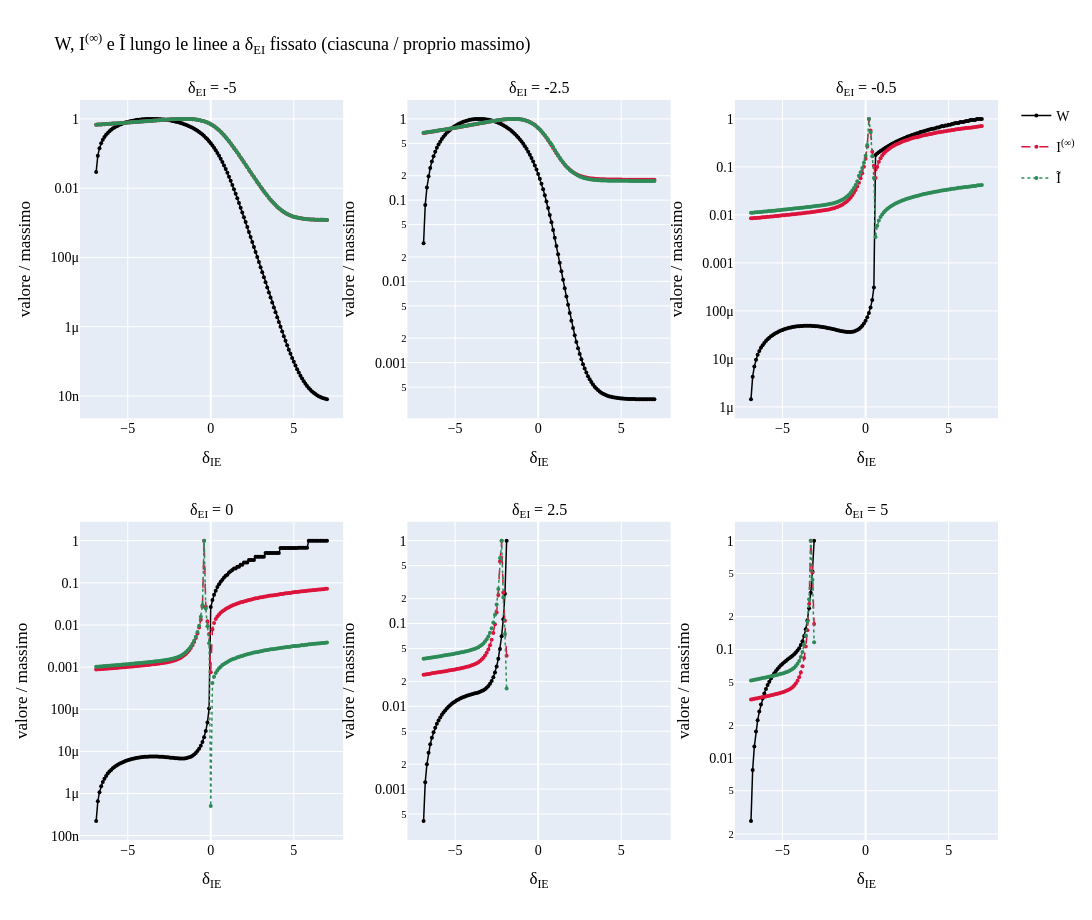
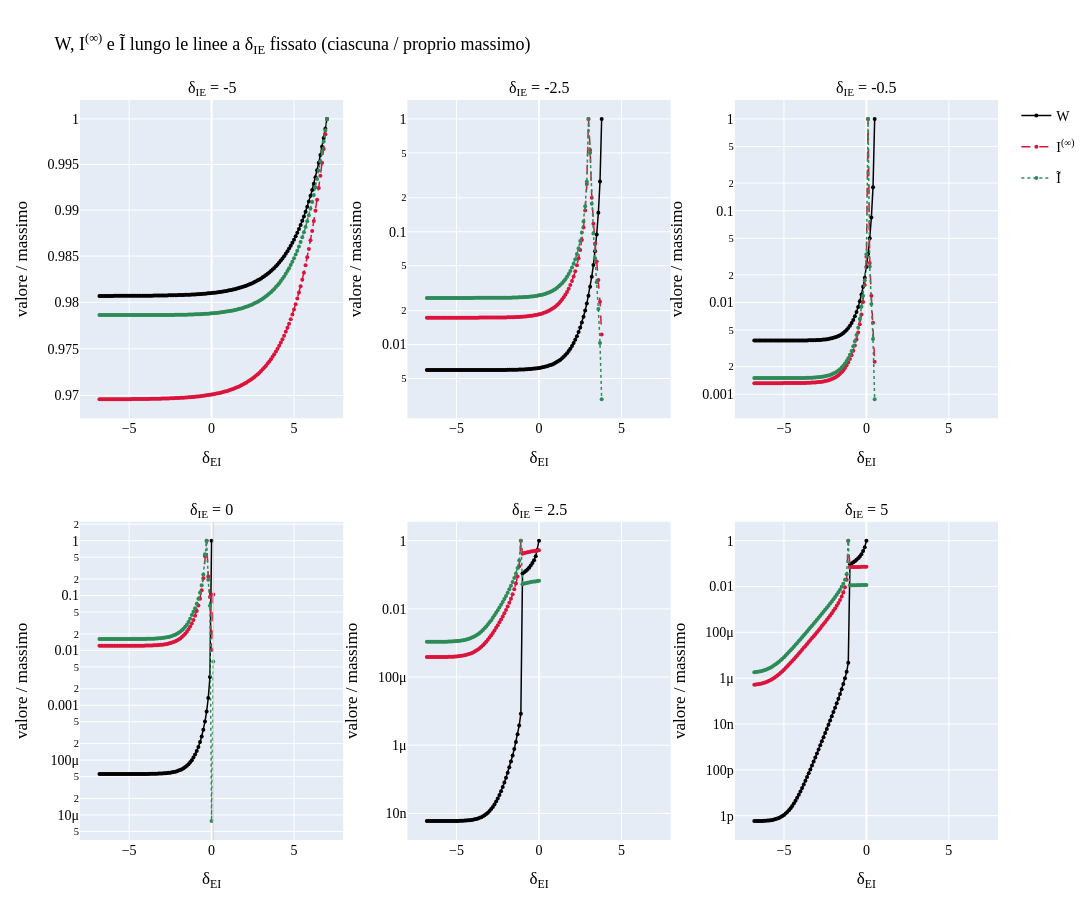

Write notebook code for charts like these, in order.
### Markdown cell above
### 4.1 $W$, $I^{(\infty)}$ e $\tilde I$

### Code cell
def W_lungo_linea(res):
    # Valori di W nei punti di una linea
    return np.array([W[i, j] for (i, j) in res["punti"]])


def plot_confronto_W(results, targets, xlabel, legend_prefix, nome_file):
    # Un pannello per linea: W, I^(inf), I_tilde, ciascuna divisa per il proprio
    # massimo lungo la linea (cosi' quantita' con unita' diverse stanno sulla stessa scala)
    n_cols = 3
    n_rows = int(np.ceil(len(targets) / n_cols))
    fig = make_subplots(rows=n_rows, cols=n_cols,
                        subplot_titles=[f"{legend_prefix} = {t:g}" for t in targets],
                        horizontal_spacing=0.07, vertical_spacing=0.14)
    serie = [("W", "black", "solid"), ("I", "crimson", "dash"), ("I_tilde", "seagreen", "dot")]
    nomi = {"W": "W", "I": "I<sup>(∞)</sup>", "I_tilde": "Ĩ"}

    for idx, target in enumerate(targets):
        row, col = idx // n_cols + 1, idx % n_cols + 1
        res = results[target]
        order = np.argsort(res["var_vals"])
        xv = res["var_vals"][order]
        valori = {"W": W_lungo_linea(res)[order], "I": res["I"][order], "I_tilde": res["I_tilde"][order]}

        for chiave, colore, stile in serie:
            v = np.where(np.isfinite(valori[chiave]) & (valori[chiave] > 0), valori[chiave], np.nan)
            if np.all(np.isnan(v)):
                continue
            fig.add_trace(go.Scatter(
                x=xv, y=v / np.nanmax(v), mode="lines+markers",
                line=dict(color=colore, dash=stile, width=1.5), marker=dict(size=4, color=colore),
                name=nomi[chiave], legendgroup=chiave, showlegend=(idx == 0),
                customdata=valori[chiave],
                hovertemplate=(f"{nomi[chiave]}<br>{xlabel}=%{{x:.3g}}<br>valore=%{{customdata:.4g}}"
                               "<br>(normalizzato %{y:.3g})<extra></extra>"),
            ), row=row, col=col)

        # Linee verticali grigie nei punti con W = inf
        for xi in xv[np.isinf(valori["W"])]:
            fig.add_vline(x=xi, line=dict(color="lightgray", width=1), row=row, col=col)

        fig.update_xaxes(title_text=xlabel, row=row, col=col)
        fig.update_yaxes(title_text="valore / massimo", type="log", row=row, col=col)

    fig.update_layout(title=f"W, I<sup>(∞)</sup> e Ĩ lungo le linee a {legend_prefix} fissato (ciascuna / proprio massimo)",
                      height=420 * n_rows + 80, width=1500, **ARTICLE_LAYOUT)
    salva_figura(fig, nome_file)


plot_confronto_W(results_dei, valori_dei, "δ<sub>IE</sub>", "δ<sub>EI</sub>", "confronto_W_delta_EI")
plot_confronto_W(results_die, valori_die, "δ<sub>EI</sub>", "δ<sub>IE</sub>", "confronto_W_delta_IE")


# Correlazione di rango di Spearman tra W e I, linea per linea
# (solo punti dove W, I^(inf) e I_tilde sono tutti finiti).
# Spearman misura se due quantita' crescono e calano insieme (ordine dei valori),
# non se sono proporzionali.
rows = []
for nome, results in [("delta_EI", results_dei), ("delta_IE", results_die)]:
    for target, res in results.items():
        df = pd.DataFrame({"W": W_lungo_linea(res), "I": res["I"], "I_tilde": res["I_tilde"]})
        df = df[np.isfinite(df).all(axis=1)]
        rows.append({
            "linea": f"{nome} = {target}",
            "n punti": len(df),
            "Spearman(W, I_inf)": df["W"].corr(df["I"], method="spearman") if len(df) > 2 else np.nan,
            "Spearman(W, I_tilde)": df["W"].corr(df["I_tilde"], method="spearman") if len(df) > 2 else np.nan,
        })
print("Correlazione di rango tra W e le due versioni di I, linea per linea:")
display(pd.DataFrame(rows).round(3))

### Figure 1 — Plotly figure (JSON) as saved in the notebook; plotly's stock layout.template omitted (floating-point values rounded to 4 significant figures; data arrays with more than 128 entries replaced by an {"elided": "..."} marker saying what was removed)
{"data": [{"customdata": {"elided": "140 float values"}, "hovertemplate": "W<br>δ<sub>IE</sub>=%{x:.3g}<br>valore=%{customdata:.4g}<br>(normalizzato %{y:.3g})<extra></extra>", "legendgroup": "W", "line": {"color": "black", "dash": "solid", "width": 1.5}, "marker": {"color": "black", "size": 4}, "mode": "lines+markers", "name": "W", "showlegend": true, "type": "scatter", "x": {"elided": "140 float values"}, "xaxis": "x", "y": {"elided": "140 float values"}, "yaxis": "y"}, {"customdata": {"elided": "140 float values"}, "hovertemplate": "I<sup>(∞)</sup><br>δ<sub>IE</sub>=%{x:.3g}<br>valore=%{customdata:.4g}<br>(normalizzato %{y:.3g})<extra></extra>", "legendgroup": "I", "line": {"color": "crimson", "dash": "dash", "width": 1.5}, "marker": {"color": "crimson", "size": 4}, "mode": "lines+markers", "name": "I<sup>(∞)</sup>", "showlegend": true, "type": "scatter", "x": {"elided": "140 float values"}, "xaxis": "x", "y": {"elided": "140 float values"}, "yaxis": "y"}, {"customdata": {"elided": "140 float values"}, "hovertemplate": "Ĩ<br>δ<sub>IE</sub>=%{x:.3g}<br>valore=%{customdata:.4g}<br>(normalizzato %{y:.3g})<extra></extra>", "legendgroup": "I_tilde", "line": {"color": "seagreen", "dash": "dot", "width": 1.5}, "marker": {"color": "seagreen", "size": 4}, "mode": "lines+markers", "name": "Ĩ", "showlegend": true, "type": "scatter", "x": {"elided": "140 float values"}, "xaxis": "x", "y": {"elided": "140 float values"}, "yaxis": "y"}, {"customdata": {"elided": "140 float values"}, "hovertemplate": "W<br>δ<sub>IE</sub>=%{x:.3g}<br>valore=%{customdata:.4g}<br>(normalizzato %{y:.3g})<extra></extra>", "legendgroup": "W", "line": {"color": "black", "dash": "solid", "width": 1.5}, "marker": {"color": "black", "size": 4}, "mode": "lines+markers", "name": "W", "showlegend": false, "type": "scatter", "x": {"elided": "140 float values"}, "xaxis": "x2", "y": {"elided": "140 float values"}, "yaxis": "y2"}, {"customdata": {"elided": "140 float values"}, "hovertemplate": "I<sup>(∞)</sup><br>δ<sub>IE</sub>=%{x:.3g}<br>valore=%{customdata:.4g}<br>(normalizzato %{y:.3g})<extra></extra>", "legendgroup": "I", "line": {"color": "crimson", "dash": "dash", "width": 1.5}, "marker": {"color": "crimson", "size": 4}, "mode": "lines+markers", "name": "I<sup>(∞)</sup>", "showlegend": false, "type": "scatter", "x": {"elided": "140 float values"}, "xaxis": "x2", "y": {"elided": "140 float values"}, "yaxis": "y2"}, {"customdata": {"elided": "140 float values"}, "hovertemplate": "Ĩ<br>δ<sub>IE</sub>=%{x:.3g}<br>valore=%{customdata:.4g}<br>(normalizzato %{y:.3g})<extra></extra>", "legendgroup": "I_tilde", "line": {"color": "seagreen", "dash": "dot", "width": 1.5}, "marker": {"color": "seagreen", "size": 4}, "mode": "lines+markers", "name": "Ĩ", "showlegend": false, "type": "scatter", "x": {"elided": "140 float values"}, "xaxis": "x2", "y": {"elided": "140 float values"}, "yaxis": "y2"}, {"customdata": {"elided": "140 float values"}, "hovertemplate": "W<br>δ<sub>IE</sub>=%{x:.3g}<br>valore=%{customdata:.4g}<br>(normalizzato %{y:.3g})<extra></extra>", "legendgroup": "W", "line": {"color": "black", "dash": "solid", "width": 1.5}, "marker": {"color": "black", "size": 4}, "mode": "lines+markers", "name": "W", "showlegend": false, "type": "scatter", "x": {"elided": "140 float values"}, "xaxis": "x3", "y": {"elided": "140 float values"}, "yaxis": "y3"}, {"customdata": {"elided": "140 float values"}, "hovertemplate": "I<sup>(∞)</sup><br>δ<sub>IE</sub>=%{x:.3g}<br>valore=%{customdata:.4g}<br>(normalizzato %{y:.3g})<extra></extra>", "legendgroup": "I", "line": {"color": "crimson", "dash": "dash", "width": 1.5}, "marker": {"color": "crimson", "size": 4}, "mode": "lines+markers", "name": "I<sup>(∞)</sup>", "showlegend": false, "type": "scatter", "x": {"elided": "140 float values"}, "xaxis": "x3", "y": {"elided": "140 float values"}, "yaxis": "y3"}, {"customdata": {"elided": "140 float values"}, "hovertemplate": "Ĩ<br>δ<sub>IE</sub>=%{x:.3g}<br>valore=%{customdata:.4g}<br>(normalizzato %{y:.3g})<extra></extra>", "legendgroup": "I_tilde", "line": {"color": "seagreen", "dash": "dot", "width": 1.5}, "marker": {"color": "seagreen", "size": 4}, "mode": "lines+markers", "name": "Ĩ", "showlegend": false, "type": "scatter", "x": {"elided": "140 float values"}, "xaxis": "x3", "y": {"elided": "140 float values"}, "yaxis": "y3"}, {"customdata": {"elided": "140 float values"}, "hovertemplate": "W<br>δ<sub>IE</sub>=%{x:.3g}<br>valore=%{customdata:.4g}<br>(normalizzato %{y:.3g})<extra></extra>", "legendgroup": "W", "line": {"color": "black", "dash": "solid", "width": 1.5}, "marker": {"color": "black", "size": 4}, "mode": "lines+markers", "name": "W", "showlegend": false, "type": "scatter", "x": {"elided": "140 float values"}, "xaxis": "x4", "y": {"elided": "140 float values"}, "yaxis": "y4"}, {"customdata": {"elided": "140 float values"}, "hovertemplate": "I<sup>(∞)</sup><br>δ<sub>IE</sub>=%{x:.3g}<br>valore=%{customdata:.4g}<br>(normalizzato %{y:.3g})<extra></extra>", "legendgroup": "I", "line": {"color": "crimson", "dash": "dash", "width": 1.5}, "marker": {"color": "crimson", "size": 4}, "mode": "lines+markers", "name": "I<sup>(∞)</sup>", "showlegend": false, "type": "scatter", "x": {"elided": "140 float values"}, "xaxis": "x4", "y": {"elided": "140 float values"}, "yaxis": "y4"}, {"customdata": {"elided": "140 float values"}, "hovertemplate": "Ĩ<br>δ<sub>IE</sub>=%{x:.3g}<br>valore=%{customdata:.4g}<br>(normalizzato %{y:.3g})<extra></extra>", "legendgroup": "I_tilde", "line": {"color": "seagreen", "dash": "dot", "width": 1.5}, "marker": {"color": "seagreen", "size": 4}, "mode": "lines+markers", "name": "Ĩ", "showlegend": false, "type": "scatter", "x": {"elided": "140 float values"}, "xaxis": "x4", "y": {"elided": "140 float values"}, "yaxis": "y4"}, {"customdata": {"elided": "140 float values"}, "hovertemplate": "W<br>δ<sub>IE</sub>=%{x:.3g}<br>valore=%{customdata:.4g}<br>(normalizzato %{y:.3g})<extra></extra>", "legendgroup": "W", "line": {"color": "black", "dash": "solid", "width": 1.5}, "marker": {"color": "black", "size": 4}, "mode": "lines+markers", "name": "W", "showlegend": false, "type": "scatter", "x": {"elided": "140 float values"}, "xaxis": "x5", "y": {"elided": "140 float values"}, "yaxis": "y5"}, {"customdata": {"elided": "140 float values"}, "hovertemplate": "I<sup>(∞)</sup><br>δ<sub>IE</sub>=%{x:.3g}<br>valore=%{customdata:.4g}<br>(normalizzato %{y:.3g})<extra></extra>", "legendgroup": "I", "line": {"color": "crimson", "dash": "dash", "width": 1.5}, "marker": {"color": "crimson", "size": 4}, "mode": "lines+markers", "name": "I<sup>(∞)</sup>", "showlegend": false, "type": "scatter", "x": {"elided": "140 float values"}, "xaxis": "x5", "y": {"elided": "140 float values"}, "yaxis": "y5"}, {"customdata": {"elided": "140 float values"}, "hovertemplate": "Ĩ<br>δ<sub>IE</sub>=%{x:.3g}<br>valore=%{customdata:.4g}<br>(normalizzato %{y:.3g})<extra></extra>", "legendgroup": "I_tilde", "line": {"color": "seagreen", "dash": "dot", "width": 1.5}, "marker": {"color": "seagreen", "size": 4}, "mode": "lines+markers", "name": "Ĩ", "showlegend": false, "type": "scatter", "x": {"elided": "140 float values"}, "xaxis": "x5", "y": {"elided": "140 float values"}, "yaxis": "y5"}, {"customdata": {"elided": "140 float values"}, "hovertemplate": "W<br>δ<sub>IE</sub>=%{x:.3g}<br>valore=%{customdata:.4g}<br>(normalizzato %{y:.3g})<extra></extra>", "legendgroup": "W", "line": {"color": "black", "dash": "solid", "width": 1.5}, "marker": {"color": "black", "size": 4}, "mode": "lines+markers", "name": "W", "showlegend": false, "type": "scatter", "x": {"elided": "140 float values"}, "xaxis": "x6", "y": {"elided": "140 float values"}, "yaxis": "y6"}, {"customdata": {"elided": "140 float values"}, "hovertemplate": "I<sup>(∞)</sup><br>δ<sub>IE</sub>=%{x:.3g}<br>valore=%{customdata:.4g}<br>(normalizzato %{y:.3g})<extra></extra>", "legendgroup": "I", "line": {"color": "crimson", "dash": "dash", "width": 1.5}, "marker": {"color": "crimson", "size": 4}, "mode": "lines+markers", "name": "I<sup>(∞)</sup>", "showlegend": false, "type": "scatter", "x": {"elided": "140 float values"}, "xaxis": "x6", "y": {"elided": "140 float values"}, "yaxis": "y6"}, {"customdata": {"elided": "140 float values"}, "hovertemplate": "Ĩ<br>δ<sub>IE</sub>=%{x:.3g}<br>valore=%{customdata:.4g}<br>(normalizzato %{y:.3g})<extra></extra>", "legendgroup": "I_tilde", "line": {"color": "seagreen", "dash": "dot", "width": 1.5}, "marker": {"color": "seagreen", "size": 4}, "mode": "lines+markers", "name": "Ĩ", "showlegend": false, "type": "scatter", "x": {"elided": "140 float values"}, "xaxis": "x6", "y": {"elided": "140 float values"}, "yaxis": "y6"}], "layout": {"annotations": [{"font": {"size": 16}, "showarrow": false, "text": "δ<sub>EI</sub> = -5", "x": 0.1433, "xanchor": "center", "xref": "paper", "y": 1, "yanchor": "bottom", "yref": "paper"}, {"font": {"size": 16}, "showarrow": false, "text": "δ<sub>EI</sub> = -2.5", "x": 0.5, "xanchor": "center", "xref": "paper", "y": 1, "yanchor": "bottom", "yref": "paper"}, {"font": {"size": 16}, "showarrow": false, "text": "δ<sub>EI</sub> = -0.5", "x": 0.8567, "xanchor": "center", "xref": "paper", "y": 1, "yanchor": "bottom", "yref": "paper"}, {"font": {"size": 16}, "showarrow": false, "text": "δ<sub>EI</sub> = 0", "x": 0.1433, "xanchor": "center", "xref": "paper", "y": 0.43, "yanchor": "bottom", "yref": "paper"}, {"font": {"size": 16}, "showarrow": false, "text": "δ<sub>EI</sub> = 2.5", "x": 0.5, "xanchor": "center", "xref": "paper", "y": 0.43, "yanchor": "bottom", "yref": "paper"}, {"font": {"size": 16}, "showarrow": false, "text": "δ<sub>EI</sub> = 5", "x": 0.8567, "xanchor": "center", "xref": "paper", "y": 0.43, "yanchor": "bottom", "yref": "paper"}], "font": {"color": "black", "family": "Times New Roman, Georgia, serif", "size": 14}, "height": 920, "title": {"font": {"family": "Times New Roman, Georgia, serif", "size": 18}, "text": "W, I<sup>(∞)</sup> e Ĩ lungo le linee a δ<sub>EI</sub> fissato (ciascuna / proprio massimo)"}, "width": 1500, "xaxis": {"anchor": "y", "domain": [0, 0.2867], "title": {"text": "δ<sub>IE</sub>"}}, "xaxis2": {"anchor": "y2", "domain": [0.3567, 0.6433], "title": {"text": "δ<sub>IE</sub>"}}, "xaxis3": {"anchor": "y3", "domain": [0.7133, 1], "title": {"text": "δ<sub>IE</sub>"}}, "xaxis4": {"anchor": "y4", "domain": [0, 0.2867], "title": {"text": "δ<sub>IE</sub>"}}, "xaxis5": {"anchor": "y5", "domain": [0.3567, 0.6433], "title": {"text": "δ<sub>IE</sub>"}}, "xaxis6": {"anchor": "y6", "domain": [0.7133, 1], "title": {"text": "δ<sub>IE</sub>"}}, "yaxis": {"anchor": "x", "domain": [0.57, 1], "title": {"text": "valore / massimo"}, "type": "log"}, "yaxis2": {"anchor": "x2", "domain": [0.57, 1], "title": {"text": "valore / massimo"}, "type": "log"}, "yaxis3": {"anchor": "x3", "domain": [0.57, 1], "title": {"text": "valore / massimo"}, "type": "log"}, "yaxis4": {"anchor": "x4", "domain": [0, 0.43], "title": {"text": "valore / massimo"}, "type": "log"}, "yaxis5": {"anchor": "x5", "domain": [0, 0.43], "title": {"text": "valore / massimo"}, "type": "log"}, "yaxis6": {"anchor": "x6", "domain": [0, 0.43], "title": {"text": "valore / massimo"}, "type": "log"}}}

### Figure 2 — Plotly figure (JSON) as saved in the notebook; plotly's stock layout.template omitted (floating-point values rounded to 4 significant figures; data arrays with more than 128 entries replaced by an {"elided": "..."} marker saying what was removed)
{"data": [{"customdata": {"elided": "141 float values"}, "hovertemplate": "W<br>δ<sub>EI</sub>=%{x:.3g}<br>valore=%{customdata:.4g}<br>(normalizzato %{y:.3g})<extra></extra>", "legendgroup": "W", "line": {"color": "black", "dash": "solid", "width": 1.5}, "marker": {"color": "black", "size": 4}, "mode": "lines+markers", "name": "W", "showlegend": true, "type": "scatter", "x": {"elided": "141 float values"}, "xaxis": "x", "y": {"elided": "141 float values"}, "yaxis": "y"}, {"customdata": {"elided": "141 float values"}, "hovertemplate": "I<sup>(∞)</sup><br>δ<sub>EI</sub>=%{x:.3g}<br>valore=%{customdata:.4g}<br>(normalizzato %{y:.3g})<extra></extra>", "legendgroup": "I", "line": {"color": "crimson", "dash": "dash", "width": 1.5}, "marker": {"color": "crimson", "size": 4}, "mode": "lines+markers", "name": "I<sup>(∞)</sup>", "showlegend": true, "type": "scatter", "x": {"elided": "141 float values"}, "xaxis": "x", "y": {"elided": "141 float values"}, "yaxis": "y"}, {"customdata": {"elided": "141 float values"}, "hovertemplate": "Ĩ<br>δ<sub>EI</sub>=%{x:.3g}<br>valore=%{customdata:.4g}<br>(normalizzato %{y:.3g})<extra></extra>", "legendgroup": "I_tilde", "line": {"color": "seagreen", "dash": "dot", "width": 1.5}, "marker": {"color": "seagreen", "size": 4}, "mode": "lines+markers", "name": "Ĩ", "showlegend": true, "type": "scatter", "x": {"elided": "141 float values"}, "xaxis": "x", "y": {"elided": "141 float values"}, "yaxis": "y"}, {"customdata": {"elided": "141 float values"}, "hovertemplate": "W<br>δ<sub>EI</sub>=%{x:.3g}<br>valore=%{customdata:.4g}<br>(normalizzato %{y:.3g})<extra></extra>", "legendgroup": "W", "line": {"color": "black", "dash": "solid", "width": 1.5}, "marker": {"color": "black", "size": 4}, "mode": "lines+markers", "name": "W", "showlegend": false, "type": "scatter", "x": {"elided": "141 float values"}, "xaxis": "x2", "y": {"elided": "141 float values"}, "yaxis": "y2"}, {"customdata": {"elided": "141 float values"}, "hovertemplate": "I<sup>(∞)</sup><br>δ<sub>EI</sub>=%{x:.3g}<br>valore=%{customdata:.4g}<br>(normalizzato %{y:.3g})<extra></extra>", "legendgroup": "I", "line": {"color": "crimson", "dash": "dash", "width": 1.5}, "marker": {"color": "crimson", "size": 4}, "mode": "lines+markers", "name": "I<sup>(∞)</sup>", "showlegend": false, "type": "scatter", "x": {"elided": "141 float values"}, "xaxis": "x2", "y": {"elided": "141 float values"}, "yaxis": "y2"}, {"customdata": {"elided": "141 float values"}, "hovertemplate": "Ĩ<br>δ<sub>EI</sub>=%{x:.3g}<br>valore=%{customdata:.4g}<br>(normalizzato %{y:.3g})<extra></extra>", "legendgroup": "I_tilde", "line": {"color": "seagreen", "dash": "dot", "width": 1.5}, "marker": {"color": "seagreen", "size": 4}, "mode": "lines+markers", "name": "Ĩ", "showlegend": false, "type": "scatter", "x": {"elided": "141 float values"}, "xaxis": "x2", "y": {"elided": "141 float values"}, "yaxis": "y2"}, {"customdata": {"elided": "141 float values"}, "hovertemplate": "W<br>δ<sub>EI</sub>=%{x:.3g}<br>valore=%{customdata:.4g}<br>(normalizzato %{y:.3g})<extra></extra>", "legendgroup": "W", "line": {"color": "black", "dash": "solid", "width": 1.5}, "marker": {"color": "black", "size": 4}, "mode": "lines+markers", "name": "W", "showlegend": false, "type": "scatter", "x": {"elided": "141 float values"}, "xaxis": "x3", "y": {"elided": "141 float values"}, "yaxis": "y3"}, {"customdata": {"elided": "141 float values"}, "hovertemplate": "I<sup>(∞)</sup><br>δ<sub>EI</sub>=%{x:.3g}<br>valore=%{customdata:.4g}<br>(normalizzato %{y:.3g})<extra></extra>", "legendgroup": "I", "line": {"color": "crimson", "dash": "dash", "width": 1.5}, "marker": {"color": "crimson", "size": 4}, "mode": "lines+markers", "name": "I<sup>(∞)</sup>", "showlegend": false, "type": "scatter", "x": {"elided": "141 float values"}, "xaxis": "x3", "y": {"elided": "141 float values"}, "yaxis": "y3"}, {"customdata": {"elided": "141 float values"}, "hovertemplate": "Ĩ<br>δ<sub>EI</sub>=%{x:.3g}<br>valore=%{customdata:.4g}<br>(normalizzato %{y:.3g})<extra></extra>", "legendgroup": "I_tilde", "line": {"color": "seagreen", "dash": "dot", "width": 1.5}, "marker": {"color": "seagreen", "size": 4}, "mode": "lines+markers", "name": "Ĩ", "showlegend": false, "type": "scatter", "x": {"elided": "141 float values"}, "xaxis": "x3", "y": {"elided": "141 float values"}, "yaxis": "y3"}, {"customdata": {"elided": "141 float values"}, "hovertemplate": "W<br>δ<sub>EI</sub>=%{x:.3g}<br>valore=%{customdata:.4g}<br>(normalizzato %{y:.3g})<extra></extra>", "legendgroup": "W", "line": {"color": "black", "dash": "solid", "width": 1.5}, "marker": {"color": "black", "size": 4}, "mode": "lines+markers", "name": "W", "showlegend": false, "type": "scatter", "x": {"elided": "141 float values"}, "xaxis": "x4", "y": {"elided": "141 float values"}, "yaxis": "y4"}, {"customdata": {"elided": "141 float values"}, "hovertemplate": "I<sup>(∞)</sup><br>δ<sub>EI</sub>=%{x:.3g}<br>valore=%{customdata:.4g}<br>(normalizzato %{y:.3g})<extra></extra>", "legendgroup": "I", "line": {"color": "crimson", "dash": "dash", "width": 1.5}, "marker": {"color": "crimson", "size": 4}, "mode": "lines+markers", "name": "I<sup>(∞)</sup>", "showlegend": false, "type": "scatter", "x": {"elided": "141 float values"}, "xaxis": "x4", "y": {"elided": "141 float values"}, "yaxis": "y4"}, {"customdata": {"elided": "141 float values"}, "hovertemplate": "Ĩ<br>δ<sub>EI</sub>=%{x:.3g}<br>valore=%{customdata:.4g}<br>(normalizzato %{y:.3g})<extra></extra>", "legendgroup": "I_tilde", "line": {"color": "seagreen", "dash": "dot", "width": 1.5}, "marker": {"color": "seagreen", "size": 4}, "mode": "lines+markers", "name": "Ĩ", "showlegend": false, "type": "scatter", "x": {"elided": "141 float values"}, "xaxis": "x4", "y": {"elided": "141 float values"}, "yaxis": "y4"}, {"customdata": {"elided": "141 float values"}, "hovertemplate": "W<br>δ<sub>EI</sub>=%{x:.3g}<br>valore=%{customdata:.4g}<br>(normalizzato %{y:.3g})<extra></extra>", "legendgroup": "W", "line": {"color": "black", "dash": "solid", "width": 1.5}, "marker": {"color": "black", "size": 4}, "mode": "lines+markers", "name": "W", "showlegend": false, "type": "scatter", "x": {"elided": "141 float values"}, "xaxis": "x5", "y": {"elided": "141 float values"}, "yaxis": "y5"}, {"customdata": {"elided": "141 float values"}, "hovertemplate": "I<sup>(∞)</sup><br>δ<sub>EI</sub>=%{x:.3g}<br>valore=%{customdata:.4g}<br>(normalizzato %{y:.3g})<extra></extra>", "legendgroup": "I", "line": {"color": "crimson", "dash": "dash", "width": 1.5}, "marker": {"color": "crimson", "size": 4}, "mode": "lines+markers", "name": "I<sup>(∞)</sup>", "showlegend": false, "type": "scatter", "x": {"elided": "141 float values"}, "xaxis": "x5", "y": {"elided": "141 float values"}, "yaxis": "y5"}, {"customdata": {"elided": "141 float values"}, "hovertemplate": "Ĩ<br>δ<sub>EI</sub>=%{x:.3g}<br>valore=%{customdata:.4g}<br>(normalizzato %{y:.3g})<extra></extra>", "legendgroup": "I_tilde", "line": {"color": "seagreen", "dash": "dot", "width": 1.5}, "marker": {"color": "seagreen", "size": 4}, "mode": "lines+markers", "name": "Ĩ", "showlegend": false, "type": "scatter", "x": {"elided": "141 float values"}, "xaxis": "x5", "y": {"elided": "141 float values"}, "yaxis": "y5"}, {"customdata": {"elided": "141 float values"}, "hovertemplate": "W<br>δ<sub>EI</sub>=%{x:.3g}<br>valore=%{customdata:.4g}<br>(normalizzato %{y:.3g})<extra></extra>", "legendgroup": "W", "line": {"color": "black", "dash": "solid", "width": 1.5}, "marker": {"color": "black", "size": 4}, "mode": "lines+markers", "name": "W", "showlegend": false, "type": "scatter", "x": {"elided": "141 float values"}, "xaxis": "x6", "y": {"elided": "141 float values"}, "yaxis": "y6"}, {"customdata": {"elided": "141 float values"}, "hovertemplate": "I<sup>(∞)</sup><br>δ<sub>EI</sub>=%{x:.3g}<br>valore=%{customdata:.4g}<br>(normalizzato %{y:.3g})<extra></extra>", "legendgroup": "I", "line": {"color": "crimson", "dash": "dash", "width": 1.5}, "marker": {"color": "crimson", "size": 4}, "mode": "lines+markers", "name": "I<sup>(∞)</sup>", "showlegend": false, "type": "scatter", "x": {"elided": "141 float values"}, "xaxis": "x6", "y": {"elided": "141 float values"}, "yaxis": "y6"}, {"customdata": {"elided": "141 float values"}, "hovertemplate": "Ĩ<br>δ<sub>EI</sub>=%{x:.3g}<br>valore=%{customdata:.4g}<br>(normalizzato %{y:.3g})<extra></extra>", "legendgroup": "I_tilde", "line": {"color": "seagreen", "dash": "dot", "width": 1.5}, "marker": {"color": "seagreen", "size": 4}, "mode": "lines+markers", "name": "Ĩ", "showlegend": false, "type": "scatter", "x": {"elided": "141 float values"}, "xaxis": "x6", "y": {"elided": "141 float values"}, "yaxis": "y6"}], "layout": {"annotations": [{"font": {"size": 16}, "showarrow": false, "text": "δ<sub>IE</sub> = -5", "x": 0.1433, "xanchor": "center", "xref": "paper", "y": 1, "yanchor": "bottom", "yref": "paper"}, {"font": {"size": 16}, "showarrow": false, "text": "δ<sub>IE</sub> = -2.5", "x": 0.5, "xanchor": "center", "xref": "paper", "y": 1, "yanchor": "bottom", "yref": "paper"}, {"font": {"size": 16}, "showarrow": false, "text": "δ<sub>IE</sub> = -0.5", "x": 0.8567, "xanchor": "center", "xref": "paper", "y": 1, "yanchor": "bottom", "yref": "paper"}, {"font": {"size": 16}, "showarrow": false, "text": "δ<sub>IE</sub> = 0", "x": 0.1433, "xanchor": "center", "xref": "paper", "y": 0.43, "yanchor": "bottom", "yref": "paper"}, {"font": {"size": 16}, "showarrow": false, "text": "δ<sub>IE</sub> = 2.5", "x": 0.5, "xanchor": "center", "xref": "paper", "y": 0.43, "yanchor": "bottom", "yref": "paper"}, {"font": {"size": 16}, "showarrow": false, "text": "δ<sub>IE</sub> = 5", "x": 0.8567, "xanchor": "center", "xref": "paper", "y": 0.43, "yanchor": "bottom", "yref": "paper"}], "font": {"color": "black", "family": "Times New Roman, Georgia, serif", "size": 14}, "height": 920, "shapes": [{"line": {"color": "lightgray", "width": 1}, "type": "line", "x0": 0.1, "x1": 0.1, "xref": "x4", "y0": 0, "y1": 1, "yref": "y4 domain"}], "title": {"font": {"family": "Times New Roman, Georgia, serif", "size": 18}, "text": "W, I<sup>(∞)</sup> e Ĩ lungo le linee a δ<sub>IE</sub> fissato (ciascuna / proprio massimo)"}, "width": 1500, "xaxis": {"anchor": "y", "domain": [0, 0.2867], "title": {"text": "δ<sub>EI</sub>"}}, "xaxis2": {"anchor": "y2", "domain": [0.3567, 0.6433], "title": {"text": "δ<sub>EI</sub>"}}, "xaxis3": {"anchor": "y3", "domain": [0.7133, 1], "title": {"text": "δ<sub>EI</sub>"}}, "xaxis4": {"anchor": "y4", "domain": [0, 0.2867], "title": {"text": "δ<sub>EI</sub>"}}, "xaxis5": {"anchor": "y5", "domain": [0.3567, 0.6433], "title": {"text": "δ<sub>EI</sub>"}}, "xaxis6": {"anchor": "y6", "domain": [0.7133, 1], "title": {"text": "δ<sub>EI</sub>"}}, "yaxis": {"anchor": "x", "domain": [0.57, 1], "title": {"text": "valore / massimo"}, "type": "log"}, "yaxis2": {"anchor": "x2", "domain": [0.57, 1], "title": {"text": "valore / massimo"}, "type": "log"}, "yaxis3": {"anchor": "x3", "domain": [0.57, 1], "title": {"text": "valore / massimo"}, "type": "log"}, "yaxis4": {"anchor": "x4", "domain": [0, 0.43], "title": {"text": "valore / massimo"}, "type": "log"}, "yaxis5": {"anchor": "x5", "domain": [0, 0.43], "title": {"text": "valore / massimo"}, "type": "log"}, "yaxis6": {"anchor": "x6", "domain": [0, 0.43], "title": {"text": "valore / massimo"}, "type": "log"}}}
